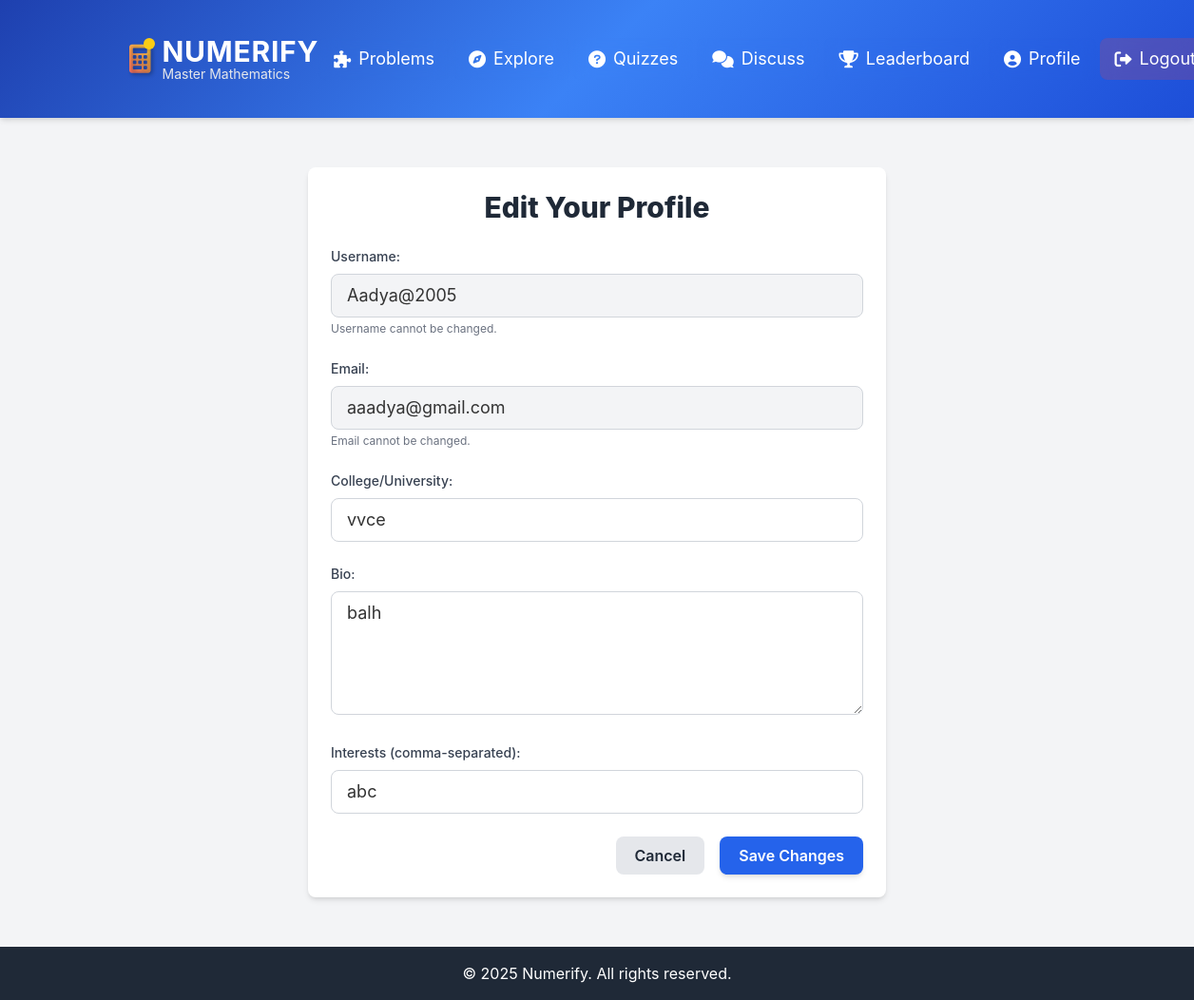
The page /profile/edit (signed in) on the database its author committed.
### models.py (models this page shows, shortened)
class User(UserMixin, db.Model):
    id = db.Column(db.Integer, primary_key=True)
    username = db.Column(db.String(50), unique=True, nullable=False)
    email = db.Column(db.String(100), unique=True, nullable=False)
    password = db.Column(db.String(200), nullable=False)
    submissions = db.relationship('Submission', backref='user', lazy=True)
    quiz_attempts = db.relationship('QuizAttempt', backref='user', lazy=True) # Added from standard setup
    posts = db.relationship('Post', backref='author', lazy=True) # <<< ADD THIS LINE! <<<
    college = db.Column(db.String(100), nullable=True, default="N/A")
    bio = db.Column(db.Text, nullable=True, default="No bio yet.")
    interests = db.Column(db.String(200), nullable=True, default="Mathematics") # e.g., "Algebra, Geometry, Calculus"
    solved_problems_count = db.Column(db.Integer, default=0) # To track problems solved
    total_problems_attempted = db.Column(db.Integer, default=0) # To track total attempts
    score = db.Column(db.Integer, default=0) # New: To track user's cumulative score for leaderboard

### profilee.py (the view, shortened to what this page needs)
@profile.route('/profile/edit', methods=['GET', 'POST'])
@login_required
def edit_profile():
    user = current_user
    return render_template('edit_profile.html', user=user)

### templates/edit_profile.html (shortened to what this page needs)
{% extends "base.html" %}
{% block content %}
<div class="max-w-2xl mx-auto px-4 sm:px-6 lg:px-8">
    <div class="bg-white shadow-md rounded-lg p-6">
        <h1 class="text-3xl font-extrabold text-gray-800 mb-6 text-center">Edit Your Profile</h1>
        <form method="POST" action="{{ url_for('profile.edit_profile') }}" class="space-y-6">
            <div>
                <label for="username" class="block text-gray-700 text-sm font-medium mb-2">Username:</label>
                <input type="text" id="username" name="username" value="{{ user.username }}" disabled
                       class="w-full px-4 py-2 border border-gray-300 rounded-lg bg-gray-100 cursor-not-allowed text-lg">
                <p class="text-xs text-gray-500 mt-1">Username cannot be changed.</p>
            </div>
            <div>
                <label for="email" class="block text-gray-700 text-sm font-medium mb-2">Email:</label>
                <input type="email" id="email" name="email" value="{{ user.email }}" disabled
                       class="w-full px-4 py-2 border border-gray-300 rounded-lg bg-gray-100 cursor-not-allowed text-lg">
                <p class="text-xs text-gray-500 mt-1">Email cannot be changed.</p>
            </div>
            <div>
                <label for="college" class="block text-gray-700 text-sm font-medium mb-2">College/University:</label>
                <input type="text" id="college" name="college" value="{{ user.college if user.college != 'N/A' else '' }}"
                       class="w-full px-4 py-2 border border-gray-300 rounded-lg focus:ring-2 focus:ring-blue-500 focus:border-transparent text-lg"
                       placeholder="e.g., Your University Name">
            </div>
            <div>
                <label for="bio" class="block text-gray-700 text-sm font-medium mb-2">Bio:</label>
                <textarea id="bio" name="bio" rows="4"
                          class="w-full px-4 py-2 border border-gray-300 rounded-lg focus:ring-2 focus:ring-blue-500 focus:border-transparent text-lg resize-y"
                          placeholder="Tell us a little about yourself...">{{ user.bio if user.bio != 'No bio yet.' else '' }}</textarea>
            </div>
            <div>
                <label for="interests" class="block text-gray-700 text-sm font-medium mb-2">Interests (comma-separated):</label>
                <input type="text" id="interests" name="interests" value="{{ user.interests if user.interests != 'Mathematics' else '' }}"
                       class="w-full px-4 py-2 border border-gray-300 rounded-lg focus:ring-2 focus:ring-blue-500 focus:border-transparent text-lg"
                       placeholder="e.g., Algebra, Geometry, Calculus, Statistics">
            </div>
            <div class="flex justify-end gap-4 mt-8">
                <a href="{{ url_for('profile.view_profile') }}" class="bg-gray-200 text-gray-800 py-2 px-5 rounded-lg font-semibold hover:bg-gray-300 transition duration-200">
                    Cancel
                </a>
                <button type="submit" class="bg-blue-600 text-white py-2 px-5 rounded-lg font-semibold hover:bg-blue-700 transition duration-200 shadow-md">
                    Save Changes
                </button>
            </div>
        </form>
    </div>
</div>
{% endblock %}

### templates/base.html (style rules this page uses)
body { font-family: 'Inter', sans-serif; background-color: #f3f4f6; color: #333; }

### rows shown on the page
User: username "Aadya@2005", email "aaadya@gmail.com", college "vvce", bio "balh", interests "abc"
